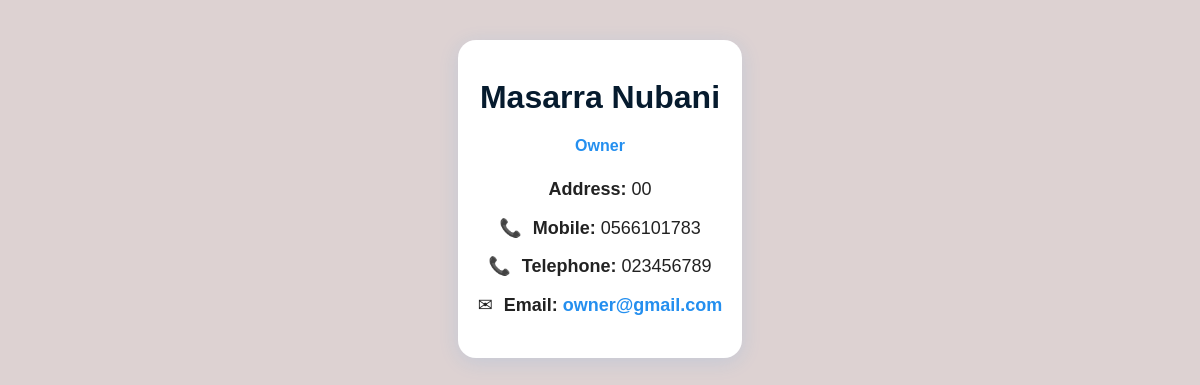
The app's page /manager/user_card.php?id=3 (signed in) with its own data.
### tables this page shows
CREATE TABLE `owners` (
  `id` int(11) NOT NULL,
  `user_id` int(11) NOT NULL,
  `national_id` varchar(20) NOT NULL,
  `name` varchar(100) NOT NULL,
  `address` varchar(255) NOT NULL,
  `date_of_birth` date NOT NULL,
  `email` varchar(100) NOT NULL,
  `mobile_number` varchar(20) DEFAULT NULL,
  `telephone_number` varchar(20) DEFAULT NULL,
  `bank_name` varchar(100) DEFAULT NULL,
  `bank_branch` varchar(100) DEFAULT NULL,
  `account_number` varchar(50) DEFAULT NULL,
  `owner_id` char(9) DEFAULT NULL
);

CREATE TABLE `users` (
  `id` int(11) NOT NULL,
  `email` varchar(100) NOT NULL,
  `password` varchar(255) NOT NULL,
  `role` enum('customer','owner','manager') NOT NULL
);

### manager/user_card.php (the view, shortened to what this page needs)
<?php
$user_id = isset($_GET['id']) ? (int)$_GET['id'] : 0;
$pdo = getDatabaseConnection();
$stmt = $pdo->prepare("SELECT id, email, role FROM users WHERE id = ?");
$stmt->execute([$user_id]);
$user = $stmt->fetch();
$info = null;
switch ($user['role']) {
    case 'owner':
        $stmt2 = $pdo->prepare("SELECT name, address, mobile_number, telephone_number, email FROM owners WHERE user_id = ?");
        $stmt2->execute([$user_id]);
        $info = $stmt2->fetch();
        break;
}
$email_icon = "&#9993;";
$phone_icon = "&#128222;";
?>
<!DOCTYPE html>
<html lang="en">
<head>
    <link rel="stylesheet" href="../style.css">
</head>
<body>
<div class="user-card-box">
    <h2><?= htmlspecialchars($info['name']) ?></h2>
    <span class="role"><?= ucfirst($user['role']) ?></span>
    <div class="field"><strong>Address:</strong> <?= htmlspecialchars($info['address']) ?></div>
    <div class="field">
        <span class="icon"><?= $phone_icon ?></span>
        <strong>Mobile:</strong>
        <?= htmlspecialchars($info['mobile_number']) ?>
    </div>
    <div class="field">
        <span class="icon"><?= $phone_icon ?></span>
        <strong>Telephone:</strong>
        <?= htmlspecialchars($info['telephone_number']) ?>
    </div>
    <div class="field">
        <span class="icon"><?= $email_icon ?></span>
        <strong>Email:</strong>
        <a href="mailto:<?= htmlspecialchars($info['email']) ?>">
            <?= htmlspecialchars($info['email']) ?>
        </a>
    </div>
</div>
</body>
</html>

### style.css (style rules this page uses)
:root { --dark-brown: #b1a0a0; --deep-olive: #454a3a; --soft-pink: #ddd2d2; --light-beige: #c4bdbd; --text-gray: #484545; --white: #fff; --primary-color: #b1a0a0; --primary-hover: #454a3a; --accent-color: #c4bdbd; --text-color: #484545; --header-bg: #454a3a; --footer-bg: #b1a0a0; --border-radius: 12px; --box-shadow: 0 2px 12px #8881; --main-bg-color: #ddd2d2; --font-main: 'Arial', sans-serif; --font-size: 16px; --transition-speed: 0.3s; }
* { box-sizing: border-box; margin: 0; padding: 0; }
body { font-family: var(--font-main); font-size: var(--font-size); background-color: var(--main-bg-color); color: var(--text-color); line-height: 1.6; }
html, body { height: 100%; min-height: 100%; }
body { min-height: 100vh; display: flex; flex-direction: column; }
.user-card-box { max-width: 380px; margin: 40px auto; background: #fff; border-radius: 18px; box-shadow: 0 4px 20px #248fef22; padding: 32px 20px 28px 20px; text-align: center; }
.user-card-box h2 { margin: 0 0 10px; color: #061b2e; font-size: 2rem; }
.user-card-box .role { color: #248fef; font-weight: bold; margin-bottom: 16px; display: block; }
.user-card-box .field { margin: 10px 0; font-size: 18px; color: #222; }
.user-card-box .icon { margin-right: 6px; }
.user-card-box a { color: #248fef; text-decoration: none; font-weight: bold; }
.icon { margin-right: 6px; }

### records on screen
owners: name "Masarra Nubani", address "00", mobile_number "0566101783", telephone_number "023456789", email "owner@gmail.com"
users: role "Owner"

### other values on screen
$phone_icon "📞"
$email_icon "✉"
